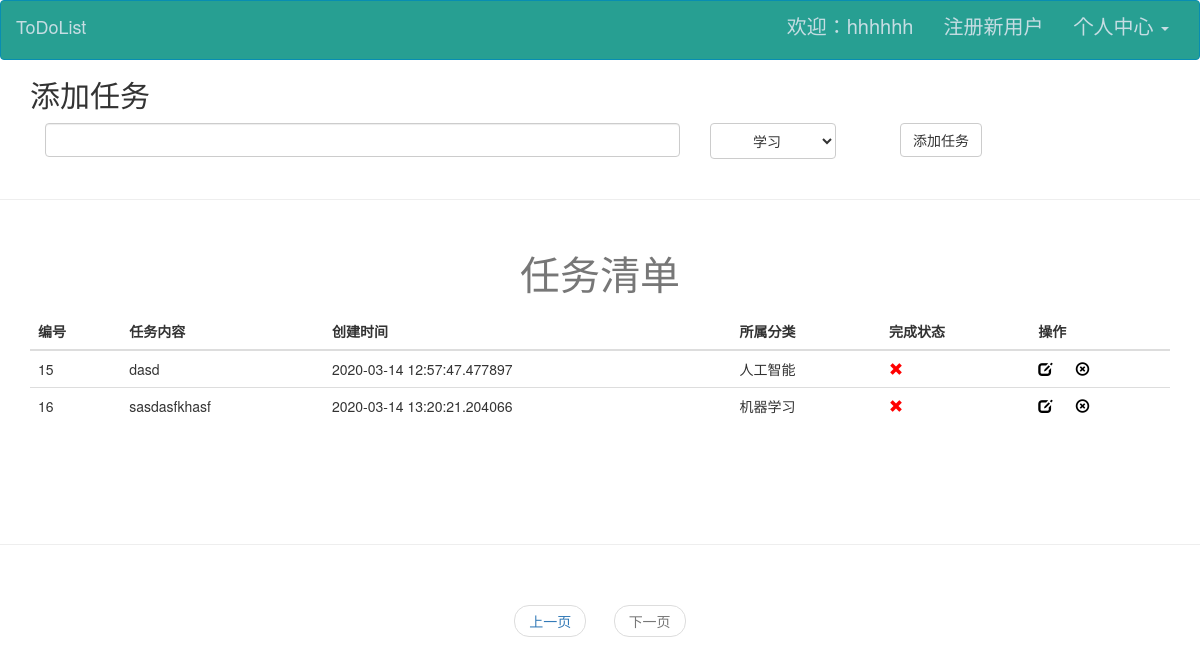
Screenshot of /todo/list/?page=2 (signed in) with the database file from the repository.
### app/models.py (models this page shows, shortened)
class User(UserMixin, db.Model):
    __tablename__ = 'users'
    id = db.Column(db.Integer, primary_key=True)
    username = db.Column(db.String(64), unique=True, nullable=False)
    email = db.Column(db.String(50))
    password_hash = db.Column(db.String(200))
    role_id = db.Column(db.Integer, db.ForeignKey('roles.id'))
    confirmed = db.Column(db.Boolean, default=False)
    name = db.Column(db.String(64))
    location = db.Column(db.String(64))  # 所在地
    about_me = db.Column(db.Text())  # 自我介绍
    create_time = db.Column(db.DateTime(), default=datetime.utcnow)
    last_seen = db.Column(db.DateTime(), default=datetime.utcnow)
    todos = db.relationship('Todo', backref='user')
    categories = db.relationship('Category', backref='user')
    @property
    def password(self):
        raise AttributeError('password is not a readable attribute')

class Todo(db.Model):
    __tablename__ = 'todos'
    id = db.Column(db.Integer, autoincrement=True, primary_key=True)
    content = db.Column(db.String(100))
    status = db.Column(db.Boolean, default=False)
    add_time = db.Column(db.DateTime, default=datetime.utcnow)
    user_id = db.Column(db.Integer, db.ForeignKey('users.id'))
    category_id = db.Column(db.Integer, db.ForeignKey('categories.id'))

class Category(db.Model):
    __tablename__ = 'categories'
    id = db.Column(db.Integer, autoincrement=True, primary_key=True)
    name = db.Column(db.String(20), unique=True)
    add_time = db.Column(db.DateTime, default=datetime.utcnow)
    user_id = db.Column(db.Integer, db.ForeignKey('users.id'))
    todos = db.relationship('Todo', backref='category')

### app/todo/views.py (the view)
@todo.route('/list/')
@login_required
def list():
    form = AddTodoForm()
    page = int(request.args.get('page', 1))
    todoPageObj = Todo.query.filter_by(user_id=current_user.id).paginate(
        page, per_page=current_app.config['PRE_PAGE']
    )
    return render_template('todo/list.html', todoPageObj=todoPageObj, form=form)

### app/todo/forms.py
class AddTodoForm(FlaskForm):
    content = StringField(
        label='任务内容',
        validators=[DataRequired()],
        render_kw={
            "class": "form-control",
        }
    )
    category = SelectField(
        label='任务类型',
        coerce=int,
        render_kw={
            "class": "btn btn-default",
        }
    )
    submit = SubmitField(
        label='添加任务',
        render_kw={
            "class": "btn btn-default",
        }
    )
    def __init__(self):
        super(AddTodoForm, self).__init__()
        categories = Category.query.all()
        if categories:
            self.category.choices = [(item.id, item.name) for item in
                                     categories]
        else:
            self.category.choices = [(-1, "请先创建分类")]

### app/auth/views.py (called while the page is built)
@auth.before_app_request
def before_request():
    if current_user.is_authenticated \
            and not current_user.confirmed \
            and request.endpoint[:5] != 'auth.' \
            and request.endpoint != 'static':
        return redirect(url_for('auth.unconfirmed'))

### app/models.py (called while the page is built)
@login_manager.user_loader
def load_user(user_id):
    return User.query.get(int(user_id))

### app/templates/todo/list.html (shortened to what this page needs)
{% extends 'base.html' %}
{% block content %}
    <div class="container">
        <h2 style="font-family: 仿宋">添加任务</h2>
        <form action="{{ url_for('todo.add') }}" method="post">
            <div class="col-lg-10,col-lg-offset-2l">
                <div class="col-lg-7">
                    {{ form.content() }}
                </div>
                <div class="col-lg-1 ">
                    {{ form.category() }}
                </div>
                <div class="col-lg-3 col-lg-offset-1 ">
                    {{ form.submit() }}
                </div>
            </div>
        </form>
    </div>
    <br>
    <hr>
    <br>
    <div class="container">
        <table class="table table-hover">
            <caption id='caption-style'>任务清单</caption>
            <thead>
            <tr>
                <th>编号</th>
                <th>任务内容</th>
                <th>创建时间</th>
                <th>所属分类</th>
                <th>完成状态</th>
                <th>操作</th>
            </tr>
            </thead>
            <tbody>
            {% for todo in todoPageObj.items %}
                <tr>
                    <td>{{ todo.id }}</td>
                    <td>{{ todo.content }}</td>
                    <td>{{ todo.add_time }}</td>
                    <td>{{ todo.category.name }}</td>
                    <td>
                        {% if todo.status %}
                            <a href="{{ url_for('todo.undo',id = todo.id) }}"><span
                                    class="glyphicon glyphicon-ok status-success"></span></a>
                        {% else %}
                            <a href="{{ url_for('todo.done',id = todo.id) }}"><span
                                    class="glyphicon glyphicon-remove status-fail"></span></a>
                        {% endif %}
                    </td>
                    <td>
                        <a href="{{ url_for('todo.edit',id = todo.id) }}"><span class=" glyphicon glyphicon-edit "
                                                                                style="color: black"></span></a>&nbsp;&nbsp;&nbsp;&nbsp;&nbsp;
                        <a href="{{ url_for('todo.delete',id= todo.id) }}"><span
                                class="glyphicon glyphicon-remove-circle" style="color: black"></span></a>
                    </td>
                </tr>
            {% endfor %}
            </tbody>
        </table>
    </div>
    <br>
    <br><br>
    <br>
    <hr>
    <br>
    <nav aria-label="paginate-part">
        <ul class="pager">
            {% if todoPageObj.has_prev %}
                <li><a href="{{ url_for('todo.list') }}?page={{ todoPageObj.prev_num }}">上一页</a></li>
            {% else %}
                <li class="disabled"><a href="#">上一页</a></li>
            {% endif %}
            {% if todoPageObj.has_next %}
                <li><a href="{{ url_for('todo.list') }}?page={{ todoPageObj.next_num }}">下一页</a></li>
            {% else %}
                <li class="disabled"><a href="#">下一页</a></li>
            {% endif %}
        </ul>
    </nav>
{% endblock %}

### app/templates/base.html (shortened to what this page needs)
<!DOCTYPE html>
<html lang="en">
<head>
    <link rel="stylesheet" href="{{ url_for('static',filename='css/bootstrap.min.css') }}">
    <link rel="stylesheet" href="{{ url_for('static',filename='css/index.css') }}">
    <link rel="stylesheet" href="{{ url_for('static',filename='css/font.css') }}">
</head>
<body>
<nav id='box-nav' class="navbar navbar-inverse">
    <div class="container-fluid">
        <div class="navbar-header">
            <a class="navbar-brand" href="{{ url_for('auth.index') }}">ToDoList</a>
        </div>
        <div class="collapse navbar-collapse" id="bs-example-navbar-collapse-1">
            <ul class="nav navbar-nav navbar-right">
                {% if current_user.is_authenticated %}
                    <li>
                        <a href="{{ url_for('user.get_userInfo',id = current_user.id) }}">欢迎：{{ current_user.username }}</a>
                    </li>
                    <li><a href="{{ url_for('auth.register') }}">注册新用户</a></li>
                    <li class="dropdown">
                        <a href="#" class="dropdown-toggle" data-toggle="dropdown" role="button" aria-haspopup="true"
                           aria-expanded="false">个人中心 <span class="caret"></span></a>
                    </li>
                {% else %}
                    <li><a href="{{ url_for('auth.login') }}">登录</a></li>
                {% endif %}
            </ul>
        </div>
    </div>
</nav>
{% block content %}
{% endblock %}
</body>
</html>

### app/static/css/index.css (style rules this page uses)
#caption-style { font-family: 仿宋; font-size: 40px; text-align: center; }
#box-nav { margin-bottom: 0px; }
.navbar-inverse { background-color: #279f92; border-color: #088db2; height: 60px; font-size: 20px; }
.navbar-inverse .navbar-brand { color: #c6dde3; }
.navbar-inverse .navbar-nav > li > a { color: #c6dde3; }
.navbar-inverse .navbar-collapse, .navbar-inverse .navbar-form { border-color: #c6dde3; }
.status-fail { color: red; }

### rows the page displays
User: username "hhhhhh"
Todo: id "15", content "dasd", add_time "2020-03-14 12:57:47.477897", category.name "人工智能"
Todo: id "16", content "sasdasfkhasf", add_time "2020-03-14 13:20:21.204066", category.name "机器学习"
